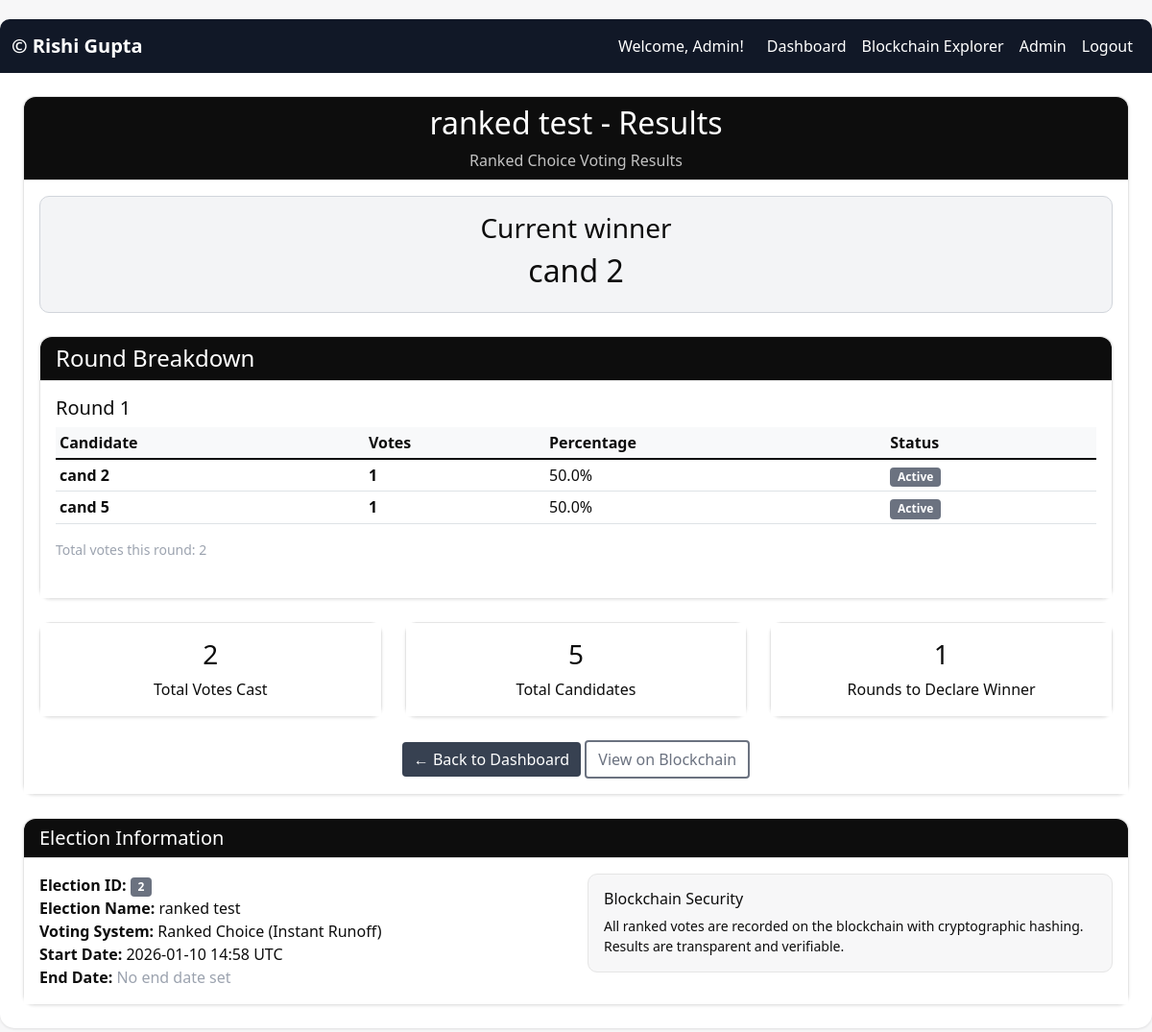
The app's page /voting/results/2 (signed in) with its own data.
### models/user.py (models this page shows, shortened)
class User(UserMixin, Base):
    __tablename__ = "users"
    voter_id = db.Column(db.String(50), unique=True, nullable=False)
    hashed_password = db.Column(db.String(128), nullable=False)
    is_admin = db.Column(db.Boolean, default=False)
    firstname = db.Column(db.String(100), nullable=False)
    lastname = db.Column(db.String(100), nullable=False)
    email = db.Column(db.String(100), unique=True, nullable=False)

### models/election.py (models this page shows, shortened)
class Election(Base):
    __tablename__ = "elections"
    name = db.Column(db.String(100), nullable=False)
    start_date = db.Column(db.DateTime, default=get_current_utc)
    end_date = db.Column(db.DateTime, nullable=True)
    vote_type = db.Column(db.String(50), default="standard", nullable=False)
    candidates = db.relationship("Candidate", back_populates="election", cascade="all, delete-orphan")
    def is_ranked_choice(self):
        return self.vote_type == "ranked"
    def is_standard_choice(self):
        return self.vote_type == "standard"

### models/candidate.py (models this page shows, shortened)
class Candidate(Base):
    __tablename__ = "candidates"
    name = db.Column(db.String(100), nullable=False)
    party = db.Column(db.String(100), nullable=True)
    election_id = db.Column(db.Integer, db.ForeignKey("elections.id"), nullable=False)
    election = db.relationship("Election", back_populates="candidates")

### routes/voting_routes.py (the view)
@voting_bp.route("/results/<int:election_id>")
@login_required
def results(election_id):
    election = Election.query.get_or_404(election_id)
    candidates = Candidate.query.filter_by(
        election_id=election_id
    ).all()
    blockchain_results = current_app.blockchain.get_results()
    election_results = blockchain_results.get(election_id, [])
    calculator = ResultsCalculator.create_calculator(
        vote_type=election.vote_type,
        election_id=election_id,
        votes=election_results,
        candidates=candidates
    )
    calculation_result = calculator.calculate_results()
    if election.is_standard_choice():
        vote_counts = calculation_result["vote_counts"]
        total_votes = sum(vote_counts.values())
        results_data = []
        for candidate in candidates:
            vote_count = vote_counts.get(candidate.id, 0)
            percentage = (vote_count / total_votes * 100) if total_votes > 0 else 0
            results_data.append({
                "candidate": candidate,
                "votes": vote_count,
                "percentage": round(percentage, 2)
            })
        results_data.sort(key=vote_key, reverse=True) # referencing to vote_key function defined above
        return render_template(
            "results.html",
            election=election,
            results=results_data,
            total_votes=total_votes,
            winner_data = calculation_result["winner_data"]
        )
    elif election.is_ranked_choice():
        rounds = calculation_result["vote_counts"]["rounds"]
        winner_data = calculation_result["winner_data"]
        return render_template(
            "results_ranked.html",
            election=election,
            candidates=candidates,
            rounds=rounds,
            winner_data=winner_data,
            total_votes=calculation_result["total_votes"]
        )

### templates/results_ranked.html (shortened to what this page needs)
{% extends "base.html" %}
{% block content %}
<div class="row">
    <div class="col-12">
        <div class="card">
            <div class="card-header bg-success text-white text-center">
                <h2 class="mb-0">{{ election.name }} - Results</h2>
                <p class="mb-0 mt-2 opacity-75">Ranked Choice Voting Results</p>
            </div>
            <div class="card-body">
                {% if winner_data and winner_data.winner_id %}
                    <div class="alert alert-success text-center mb-4">
                        <h3 class="alert-heading">Current winner</h3>
                        {% for candidate in candidates %}
                            {% if candidate.id == winner_data.winner_id %}
                                <h2 class="mb-2">{{ candidate.name }}</h2>
                            {% endif %}
                        {% endfor %}
                    </div>
                    <div class="card mb-4">
                        <div class="card-header bg-primary text-white">
                            <h4 class="mb-0">Round Breakdown</h4>
                        </div>
                        <div class="card-body">
                            {% for round_counts in rounds %}
                            <div class="round-section mb-4">
                                <h5 class="text-primary">Round {{ loop.index }}</h5>
                                {% set round_total = round_counts.values()|sum %}
                                {% set sorted_candidates = round_counts.items()|sort(attribute='1', reverse=True) %}
                                <div class="table-responsive">
                                    <table class="table table-sm">
                                        <thead class="table-light">
                                            <tr>
                                                <th>Candidate</th>
                                                <th>Votes</th>
                                                <th>Percentage</th>
                                                <th>Status</th>
                                            </tr>
                                        </thead>
                                        <tbody>
                                            {% for candidate_id, votes in sorted_candidates %}
                                            {% set candidate = candidates|selectattr('id', 'equalto', candidate_id)|first %}
                                            {% set percentage = (votes / round_total * 100) if round_total > 0 else 0 %}
                                            {% set is_eliminated = loop.last and loop.index < rounds|length %}
                                            {% set is_winner = loop.first and loop.index == rounds|length and percentage > 50 %}
                                            <tr class="{% if is_winner %}table-success{% elif is_eliminated %}table-danger{% endif %}">
                                                <td>
                                                    <strong>{{ candidate.name }}</strong>
                                                </td>
                                                <td class="fw-bold">{{ votes }}</td>
                                                <td>{{ "%.1f"|format(percentage) }}%</td>
                                                <td>
                                                    {% if is_winner %}
                                                        <span class="badge bg-success">Winner</span>
                                                    {% elif is_eliminated %}
                                                        <span class="badge bg-danger">Eliminated</span>
                                                    {% elif percentage > 50 %}
                                                        <span class="badge bg-success">Majority</span>
                                                    {% else %}
                                                        <span class="badge bg-secondary">Active</span>
                                                    {% endif %}
                                                </td>
                                            </tr>
                                            {% endfor %}
                                        </tbody>
                                    </table>
                                </div>
                                <div class="small text-muted">
                                    Total votes this round: {{ round_total }}
                                </div>
                            </div>
                            {% endfor %}
                        </div>
                    </div>
                    <div class="row">
                        <div class="col-md-4">
                            <div class="card bg-light">
                                <div class="card-body text-center">
                                    <h3>{{ total_votes }}</h3>
                                    <p class="mb-0">Total Votes Cast</p>
                                </div>
                            </div>
                        </div>
                        <div class="col-md-4">
                            <div class="card bg-light">
                                <div class="card-body text-center">
                                    <h3>{{ candidates|length }}</h3>
                                    <p class="mb-0">Total Candidates</p>
                                </div>
                            </div>
                        </div>
                        <div class="col-md-4">
                            <div class="card bg-light">
                                <div class="card-body text-center">
                                    <h3>{{ rounds|length }}</h3>
                                    <p class="mb-0">Rounds to Declare Winner</p>
                                </div>
                            </div>
                        </div>
                    </div>
                {% else %}
                    <div class="text-center py-5">
                        <div class="display-1 text-muted"></div>
                        <h4 class="text-muted">No votes recorded yet</h4>
                        <p class="text-muted">Results will appear here once voting begins.</p>
                    </div>
                {% endif %}
                <div class="text-center mt-4">
                    <a href="{{ url_for('voting.dashboard') }}" class="btn btn-primary">
                        ← Back to Dashboard
                    </a>
                    <a href="{{ url_for('blockchain.explorer') }}" class="btn btn-outline-secondary">
                        View on Blockchain
                    </a>
                </div>
            </div>
        </div>
        <div class="card mt-4">
            <div class="card-header bg-secondary text-white">
                <h5 class="mb-0">Election Information</h5>
            </div>
            <div class="card-body">
                <div class="row">
                    <div class="col-md-6">
                        <strong>Election ID:</strong> <span class="badge bg-secondary">{{ election.id }}</span><br>
                        <strong>Election Name:</strong> {{ election.name }}<br>
                        <strong>Voting System:</strong> Ranked Choice (Instant Runoff)<br>
                        <strong>Start Date:</strong> {{ election.start_date.strftime('%Y-%m-%d %H:%M UTC') }}<br>
                        {% if election.end_date %}
                            <strong>End Date:</strong> {{ election.end_date.strftime('%Y-%m-%d %H:%M UTC') }}
                        {% else %}
                            <strong>End Date:</strong> <span class="text-muted">No end date set</span>
                        {% endif %}
                    </div>
                    <div class="col-md-6">
                        <div class="alert alert-light mb-0">
                            <h6 class="alert-heading">Blockchain Security</h6>
                            <p class="mb-0 small">
                                All ranked votes are recorded on the blockchain with cryptographic hashing.
                                Results are transparent and verifiable.
                            </p>
                        </div>
                    </div>
                </div>
            </div>
        </div>
    </div>
</div>
{% endblock %}

### templates/base.html (shortened to what this page needs)
<!DOCTYPE html>
<html lang="en">
<head>
    <link href="https://cdnjs.cloudflare.com/ajax/libs/bootstrap/5.1.3/css/bootstrap.min.css" rel="stylesheet">
    <link href="{{ url_for('static', filename='css/custom-theme.css') }}" rel="stylesheet">
</head>
<body>
    <div class="main-container">
        <nav class="navbar navbar-expand-lg navbar-dark">
            <div class="container-fluid">
                <a class="navbar-brand fw-bold" href="{{ url_for('voting.dashboard') }}">
                    © Rishi Gupta
                </a>
                <div class="navbar-nav ms-auto">
                    {% if current_user.is_authenticated %}
                        <span class="navbar-text me-3">Welcome, {{ current_user.firstname }}!</span>
                        <a class="nav-link" href="{{ url_for('voting.dashboard') }}">Dashboard</a>
                        <a class="nav-link" href="{{ url_for('blockchain.explorer') }}">Blockchain Explorer</a>
                        {% if current_user.is_admin %}
                            <a class="nav-link" href="{{ url_for('voting.admin_elections') }}">Admin</a>
                        {% endif %}
                        <a class="nav-link" href="{{ url_for('auth.logout') }}">Logout</a>
                    {% endif %}
                </div>
            </div>
        </nav>
        <div class="container-fluid p-4">
            {% block content %}{% endblock %}
        </div>
    </div>
</body>
</html>

### records on screen
User: firstname "Admin"
Election: name "ranked test", id "2", start_date "2026-01-10 14:58 UTC"
Candidate: name "cand 2", name "cand 2"
Candidate: name "cand 5"

### other values on screen
{{ votes }} "1" "1"
{{ "%.1f"|format(percentage) }} "50.0" "50.0"
{{ round_total }} "2"
{{ total_votes }} "2"
{{ candidates|length }} "5"
{{ rounds|length }} "1"
